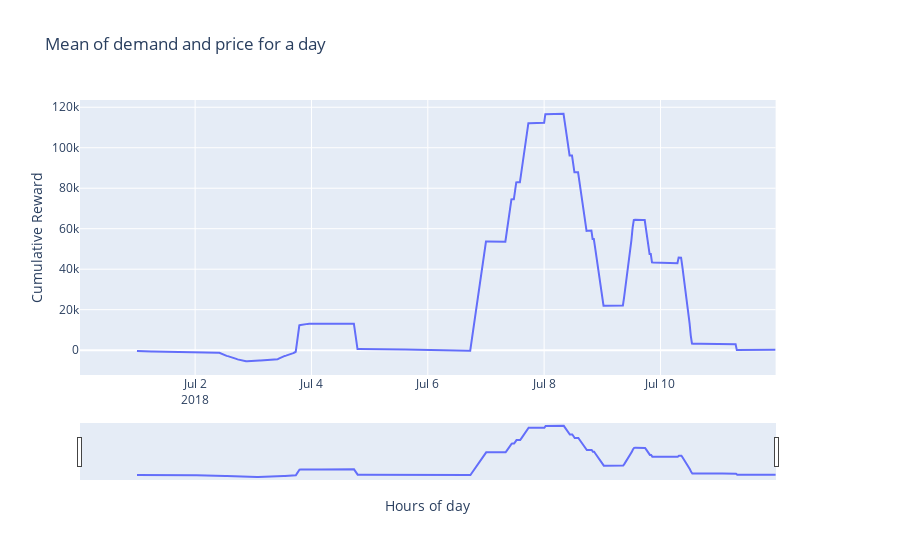

The cell this chart's notebook holds for it:
### Code cell
cumulative_reward = results['r'].rolling(window=48).mean()
fig = make_subplots(specs=[[{"secondary_y": True}]])
fig.add_trace(go.Scatter(x=results['timestamp'], y=cumulative_reward, name='reward'), secondary_y=False)

# Add figure title
fig.update_layout(
    title_text="Mean of demand and price for a day",
    xaxis_rangeslider_visible=True,
)

# Set x-axis title
fig.update_xaxes(title_text="Hours of day")

# Set y-axes titles
fig.update_yaxes(title_text="Cumulative Reward")

fig.show()

### Figure 1 — Plotly figure (JSON) as saved in the notebook; plotly's stock layout.template omitted (floating-point values rounded to 4 significant figures; data arrays with more than 128 entries replaced by an {"elided": "..."} marker saying what was removed)
{"data": [{"name": "reward", "type": "scatter", "x": {"elided": "575 str values"}, "xaxis": "x", "y": {"elided": "575 float values"}, "yaxis": "y"}], "layout": {"title": {"text": "Mean of demand and price for a day"}, "xaxis": {"anchor": "y", "domain": [0, 0.94], "rangeslider": {"visible": true}, "title": {"text": "Hours of day"}}, "yaxis": {"anchor": "x", "domain": [0, 1], "title": {"text": "Cumulative Reward"}}, "yaxis2": {"anchor": "x", "overlaying": "y", "side": "right", "title": {"text": "Cumulative Reward"}}}}
